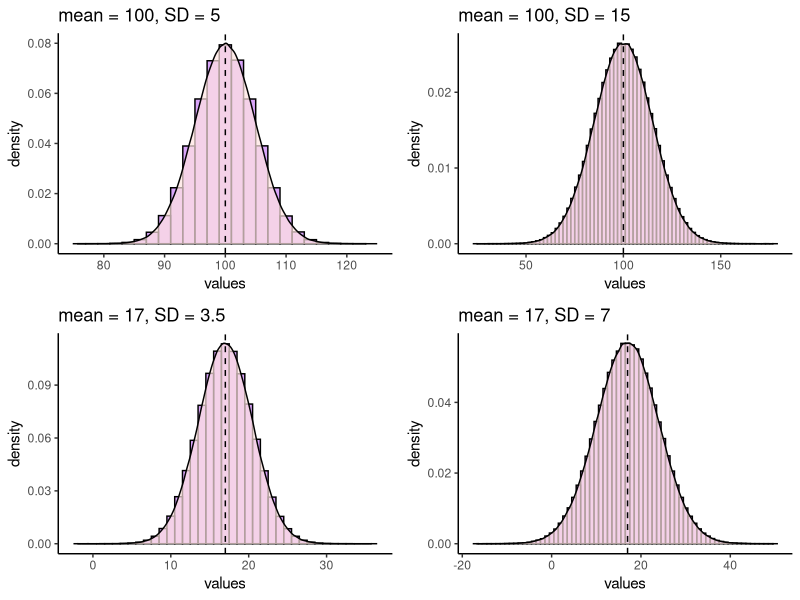
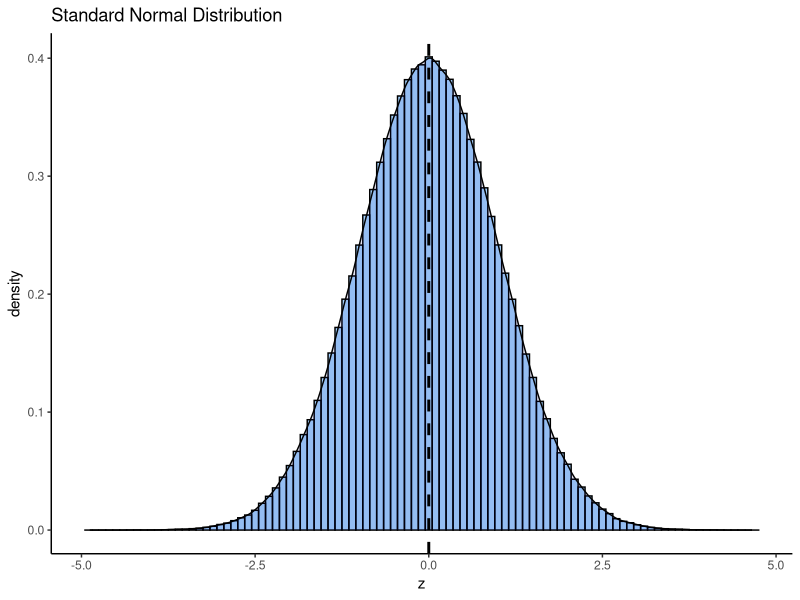
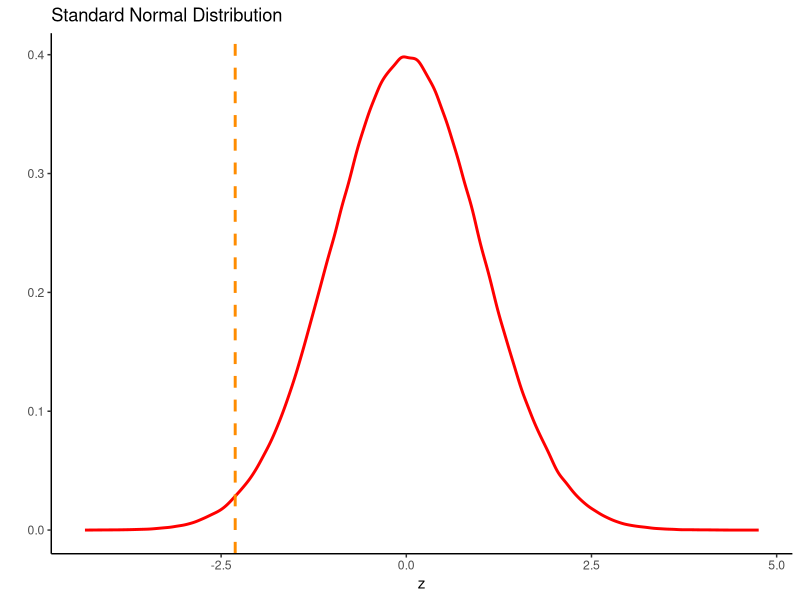
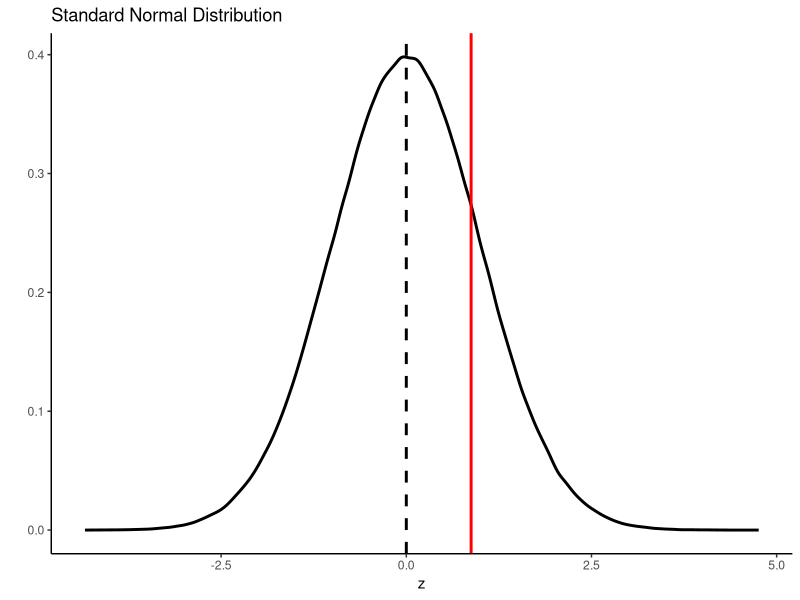
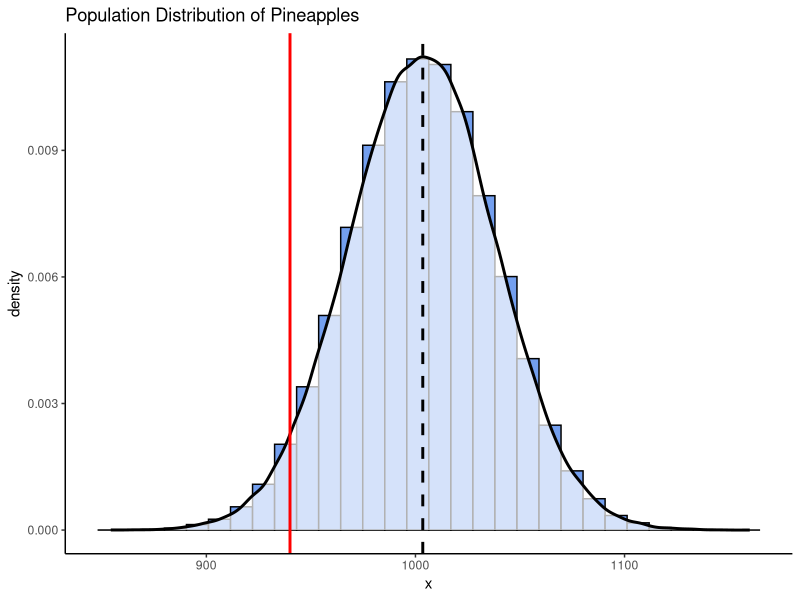
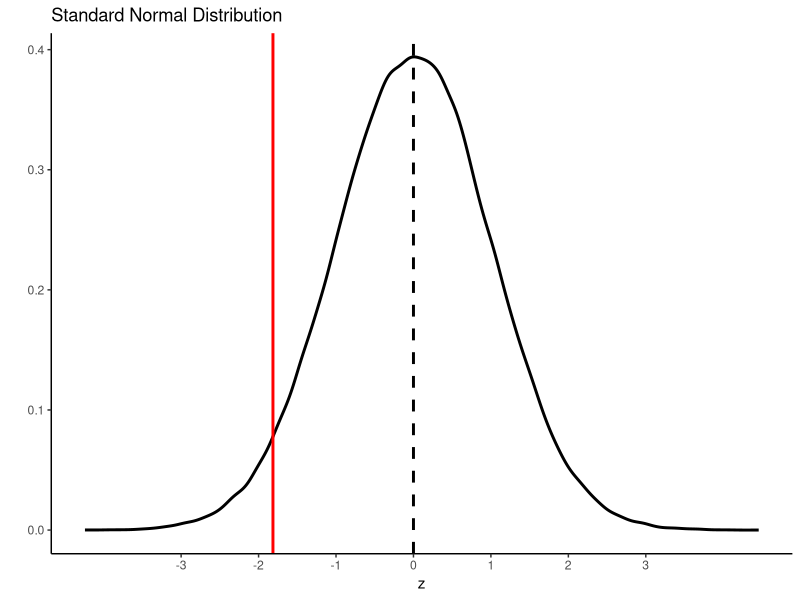
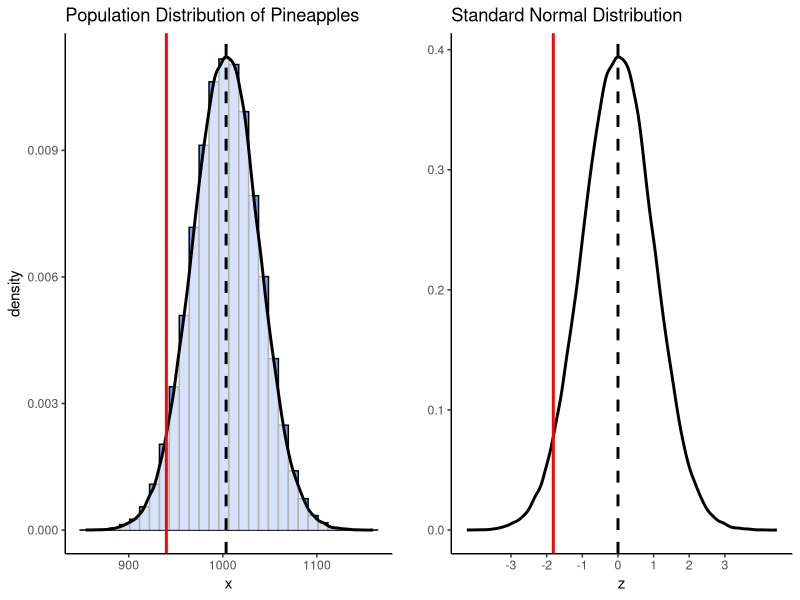
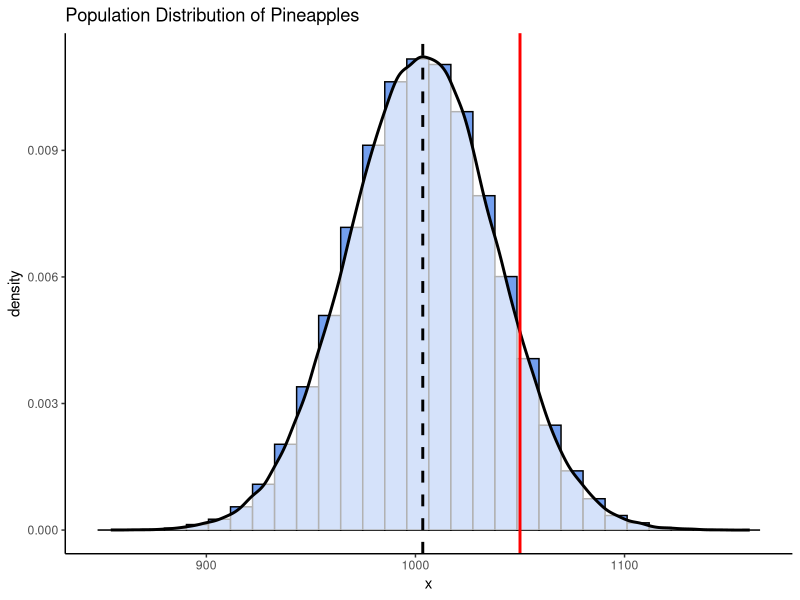

Here is the R script that generated these plots, in order:
library(tidyverse)

set.seed(1)

x1 <- rnorm(n = 1000000, mean = 100, sd = 5.0)
x2 <- rnorm(n = 1000000, mean = 17, sd = 3.5)
x3 <- rnorm(n = 1000000, mean = 17, sd = 7.0)
x4 <- rnorm(n = 1000000, mean = 100, sd = 15.0)



dfnorm <- data.frame(x1,x2,x3,x4)

p1=
ggplot(dfnorm, aes(x = x1))  + 
  geom_histogram(aes(y = ..density..), color = "black", fill = "purple", alpha=.4, binwidth = 2) + 
  geom_density(alpha = 0.7, fill = "mistyrose") + 
  theme_classic() +
  xlab("values") +
  ggtitle("mean = 100, SD = 5")+
  geom_vline(xintercept=100, lty=2)

p2=
  ggplot(dfnorm, aes(x = x4))  + 
  geom_histogram(aes(y = ..density..), color = "black", fill = "purple", alpha=.4, binwidth = 2) + 
  geom_density(alpha = 0.7, fill = "mistyrose") + 
  theme_classic() +
  xlab("values")+
  ggtitle("mean = 100, SD = 15")+
  geom_vline(xintercept=100, lty=2)

p3=
  ggplot(dfnorm, aes(x = x2))  + 
  geom_histogram(aes(y = ..density..), color = "black", fill = "purple", alpha=.4, binwidth = 1) + 
  geom_density(alpha = 0.7, fill = "mistyrose") + 
  theme_classic() +
  xlab("values")+
  ggtitle("mean = 17, SD = 3.5") +
  geom_vline(xintercept=17, lty=2)

p4=
  ggplot(dfnorm, aes(x = x3))  + 
  geom_histogram(aes(y = ..density..), color = "black", fill = "purple", alpha=.4, binwidth = 1) + 
  geom_density(alpha = 0.7, fill = "mistyrose") + 
  theme_classic() +
  xlab("values")+
  ggtitle("mean = 17, SD = 7")+
  geom_vline(xintercept=17, lty=2)

library(gridExtra)

grid.arrange(p1,p2,p3,p4,nrow=2)


dfnorm$z <- (dfnorm$x1 - mean(dfnorm$x1))/sd(dfnorm$x1)

ggplot(dfnorm, aes(x = z))  + 
  geom_histogram(aes(y = ..density..), color = "black", fill = "dodgerblue", alpha=.4, binwidth = .1) + 
  geom_density(alpha = 0.1, fill = "navy") + 
  theme_classic() +
  xlab("z")+
  ggtitle("Standard Normal Distribution")+
  geom_vline(xintercept=0, lty=2, lwd=1)



x <- rnorm(1000000, 0, 1)

ggplot(data.frame(x), aes(x=x))  + 
#  geom_histogram(aes(y = ..density..), color = "black", fill = "white") + 
  geom_density(alpha = 0.7, fill = "white", color="red", lwd=1) + 
  theme_minimal() +
  xlab("z") +
  ylab("") +
  ggtitle("Standard Normal Distribution")+
  geom_vline(xintercept = -2.31, color="darkorange", lty=2, lwd=1) +
  theme_classic()




ggplot(data.frame(x), aes(x=x))  + 
  #  geom_histogram(aes(y = ..density..), color = "black", fill = "white") + 
  geom_density(alpha = 0.7, fill = "white", color="black", lwd=1) + 
  theme_minimal() +
  xlab("z") +
  ylab("") +
  geom_vline(xintercept=0, color='black',lwd=1,lty=2)+
  ggtitle("Standard Normal Distribution")+
  geom_vline(xintercept = 0.875, color="red", lty=1, lwd=1) +
  theme_classic()




#### pineapples

# histogram
set.seed(10) # this just makes sure we all get the same results
x <- rnorm(n= 100000, mean = 1003.5, sd = 35)


p1=ggplot(data.frame(x), aes(x = x)) + 
  geom_histogram(aes(y = ..density..), color = "black", fill = "cornflowerblue", alpha=0.9) + 
  geom_density(alpha = 0.7, fill = "white", color="black", lwd=1)+
  theme_classic() +
  geom_vline(xintercept = 1003.5, lwd=1, lty=2) +
  geom_vline(xintercept=940, lty=1, color='red', lwd=1)+
  ggtitle("Population Distribution of Pineapples")
p1


df <- data.frame(x)
df$z <- (x-mean(x))/sd(x)

p2=ggplot(df, aes(x = z)) + 
  geom_density(alpha = 0.7, fill = "white", color="black", lwd=1) + 
  xlab("z") +
  ylab("") +
  geom_vline(xintercept=0, color='black',lwd=1,lty=2)+
  ggtitle("Standard Normal Distribution")+
  geom_vline(xintercept = -1.814286, color="red", lty=1, lwd=1) +
  theme_classic() +
  scale_x_continuous(breaks=c(-3,-2,-1,0,1,2,3)) 

p2

library(gridExtra)
grid.arrange(p1,p2,nrow=1)








p1=ggplot(data.frame(x), aes(x = x)) + 
  geom_histogram(aes(y = ..density..), color = "black", fill = "cornflowerblue", alpha=0.9) + 
  geom_density(alpha = 0.7, fill = "white", color="black", lwd=1)+
  theme_classic() +
  geom_vline(xintercept = 1003.5, lwd=1, lty=2) +
  geom_vline(xintercept=1050, lty=1, color='red', lwd=1)+
  ggtitle("Population Distribution of Pineapples")
p1


df <- data.frame(x)
df$z <- (x-mean(x))/sd(x)

p2=ggplot(df, aes(x = z)) + 
  geom_density(alpha = 0.7, fill = "white", color="black", lwd=1) + 
  xlab("z") +
  ylab("") +
  geom_vline(xintercept=0, color='black',lwd=1,lty=2)+
  ggtitle("Standard Normal Distribution")+
  geom_vline(xintercept = 1.33, color="red", lty=1, lwd=1) +
  theme_classic() +
  scale_x_continuous(breaks=c(-3,-2,-1,0,1,2,3)) 

p2

library(gridExtra)
grid.arrange(p1,p2,nrow=1)

(1050-1003.5)/35






p1=ggplot(data.frame(x), aes(x = x)) + 
  geom_histogram(aes(y = ..density..), color = "black", fill = "cornflowerblue", alpha=0.9) + 
  geom_density(alpha = 0.7, fill = "white", color="black", lwd=1)+
  theme_classic() +
  geom_vline(xintercept = 1003.5, lwd=1, lty=2) +
  geom_vline(xintercept=950, lty=1, color='red', lwd=1)+
  geom_vline(xintercept=1040, lty=1, color='red', lwd=1)+
  ggtitle("Population Distribution of Pineapples")
p1


df <- data.frame(x)
df$z <- (x-mean(x))/sd(x)

p2=ggplot(df, aes(x = z)) + 
  geom_density(alpha = 0.7, fill = "white", color="black", lwd=1) + 
  xlab("z") +
  ylab("") +
  geom_vline(xintercept=0, color='black',lwd=1,lty=2)+
  ggtitle("Standard Normal Distribution")+
  geom_vline(xintercept = -1.53, color="red", lty=1, lwd=1) +
  geom_vline(xintercept = 1.19, color="red", lty=1, lwd=1) +
  theme_classic() +
  scale_x_continuous(breaks=c(-3,-2,-1,0,1,2,3)) 

p2

library(gridExtra)
grid.arrange(p1,p2,nrow=1)

(1050-1003.5)/35

